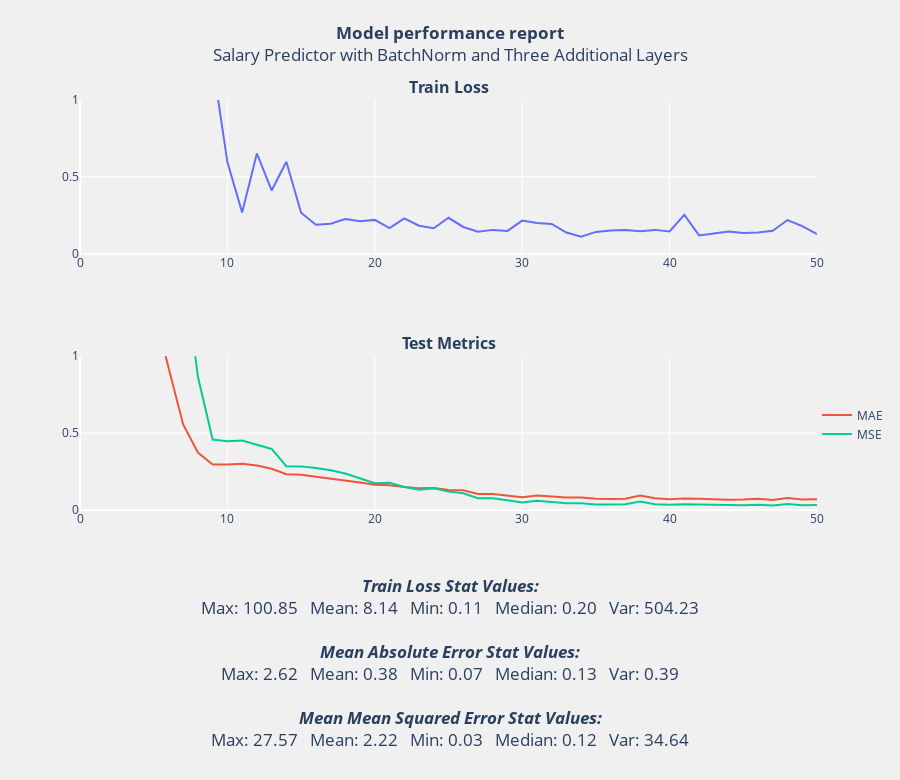

Source (notebook cell):
### Code cell
draw_loss_acc_plot('Salary Predictor with BatchNorm and Three Additional Layers', train_loss_5, list_mae_5, list_mse_5)

### Figure 1 — Plotly figure (JSON) as saved in the notebook; plotly's stock layout.template omitted (floating-point values rounded to 4 significant figures)
{"data": [{"mode": "lines", "name": "Train Loss", "showlegend": false, "type": "scatter", "x": [0, 1, 2, 3, 4, 5, 6, 7, 8, 9, 10, 11, 12, 13, 14, 15, 16, 17, 18, 19, 20, 21, 22, 23, 24, 25, 26, 27, 28, 29, 30, 31, 32, 33, 34, 35, 36, 37, 38, 39, 40, 41, 42, 43, 44, 45, 46, 47, 48, 49, 50], "xaxis": "x", "y": [100.9, 90.68, 72.47, 55.27, 38.8, 26.03, 13.04, 5.522, 2.387, 1.241, 0.5965, 0.2677, 0.6522, 0.4119, 0.5978, 0.2666, 0.1882, 0.1953, 0.2262, 0.2116, 0.2203, 0.1674, 0.2296, 0.182, 0.166, 0.2339, 0.1742, 0.1437, 0.1552, 0.1485, 0.2154, 0.2, 0.1934, 0.1377, 0.1103, 0.1421, 0.1519, 0.1541, 0.1464, 0.1552, 0.1455, 0.2528, 0.1195, 0.1319, 0.1445, 0.1348, 0.1383, 0.1489, 0.2192, 0.1801, 0.1272], "yaxis": "y"}, {"mode": "lines", "name": "MAE", "type": "scatter", "x": [0, 1, 2, 3, 4, 5, 6, 7, 8, 9, 10, 11, 12, 13, 14, 15, 16, 17, 18, 19, 20, 21, 22, 23, 24, 25, 26, 27, 28, 29, 30, 31, 32, 33, 34, 35, 36, 37, 38, 39, 40, 41, 42, 43, 44, 45, 46, 47, 48, 49, 50], "xaxis": "x2", "y": [2.622, 2.401, 2.126, 1.892, 1.604, 1.303, 0.9286, 0.5566, 0.3738, 0.296, 0.2954, 0.3013, 0.289, 0.2686, 0.2322, 0.2289, 0.2155, 0.2028, 0.1947, 0.1794, 0.1636, 0.1615, 0.1492, 0.1414, 0.1432, 0.1304, 0.1286, 0.1039, 0.1048, 0.09566, 0.08351, 0.09471, 0.08814, 0.0808, 0.08102, 0.07285, 0.0721, 0.07383, 0.0948, 0.07632, 0.07061, 0.07435, 0.07305, 0.0691, 0.0667, 0.06786, 0.07259, 0.06562, 0.07851, 0.06855, 0.07004], "yaxis": "y2"}, {"mode": "lines", "name": "MSE", "type": "scatter", "x": [0, 1, 2, 3, 4, 5, 6, 7, 8, 9, 10, 11, 12, 13, 14, 15, 16, 17, 18, 19, 20, 21, 22, 23, 24, 25, 26, 27, 28, 29, 30, 31, 32, 33, 34, 35, 36, 37, 38, 39, 40, 41, 42, 43, 44, 45, 46, 47, 48, 49, 50], "xaxis": "x2", "y": [27.57, 23.16, 18.21, 14.48, 10.5, 7.091, 3.845, 1.621, 0.8662, 0.4587, 0.4476, 0.4519, 0.4235, 0.397, 0.2848, 0.2837, 0.2725, 0.259, 0.2378, 0.2076, 0.1736, 0.1765, 0.1499, 0.1324, 0.1415, 0.1197, 0.1083, 0.07685, 0.07621, 0.06321, 0.04825, 0.05943, 0.05247, 0.04355, 0.04386, 0.03646, 0.03574, 0.0372, 0.05555, 0.03794, 0.03393, 0.03726, 0.03538, 0.03244, 0.03035, 0.0314, 0.03444, 0.02954, 0.03942, 0.03131, 0.03263], "yaxis": "y2"}], "layout": {"annotations": [{"font": {"size": 16}, "showarrow": false, "text": "<b>Train Loss</b>", "x": 0.5, "xanchor": "center", "xref": "paper", "y": 1, "yanchor": "bottom", "yref": "paper"}, {"font": {"size": 16}, "showarrow": false, "text": "<b>Test Metrics</b>", "x": 0.5, "xanchor": "center", "xref": "paper", "y": 0.375, "yanchor": "bottom", "yref": "paper"}], "autosize": false, "height": 780, "legend": {"x": 1, "y": 0.15}, "margin": {"b": 270}, "paper_bgcolor": "rgba(240, 240, 240, 0.95)", "plot_bgcolor": "rgba(240, 240, 240, 0.95)", "title": {"text": "<b>Model performance report</b><br>Salary Predictor with BatchNorm and Three Additional Layers<br><br><br><br><br><br><br><br><br><br><br><br><br><br><br><br><br><br><br><br><br><br><br><br><b><i>Train Loss Stat Values:</i></b><br>Max: 100.85   Mean: 8.14   Min: 0.11   Median: 0.20   Var: 504.23<br><br><b><i>Mean Absolute Error Stat Values:</i></b><br>Max: 2.62   Mean: 0.38   Min: 0.07   Median: 0.13   Var: 0.39<br><br><b><i>Mean Mean Squared Error Stat Values:</i></b><br>Max: 27.57   Mean: 2.22   Min: 0.03   Median: 0.12   Var: 34.64", "x": 0.5, "xanchor": "center", "y": 0.95, "yanchor": "top"}, "width": 900, "xaxis": {"anchor": "y", "domain": [0, 1]}, "xaxis2": {"anchor": "y2", "domain": [0, 1]}, "yaxis": {"anchor": "x", "domain": [0.625, 1], "range": [0, 1]}, "yaxis2": {"anchor": "x2", "domain": [0, 0.375], "range": [0, 1]}}}
